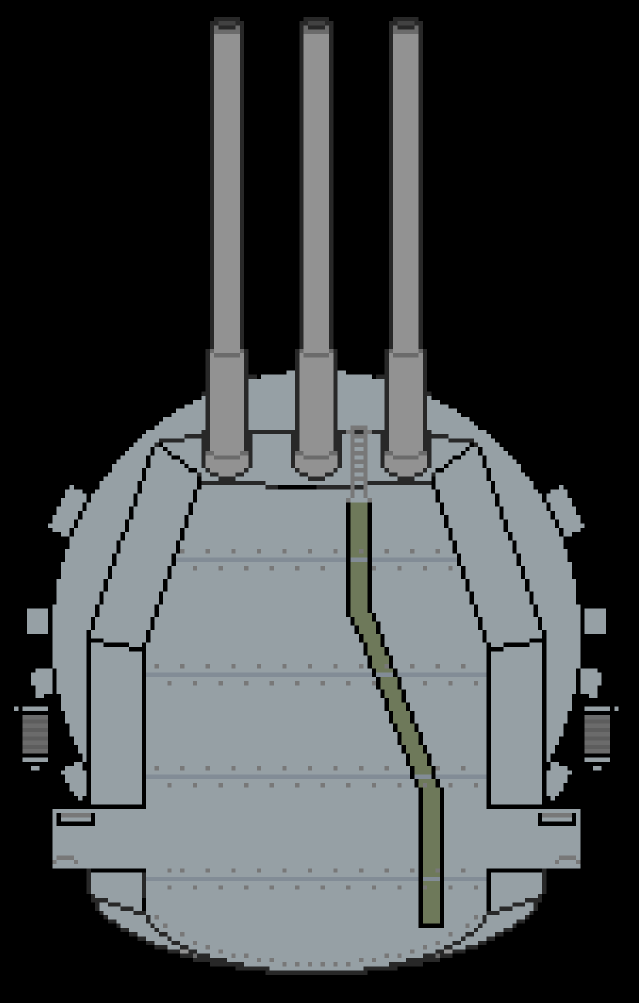
#> input picture utils/graphic/input.png, 1278 x 2006 px (shown at 1/2 size)
$ python draw_analyzer.py
#> lines starting #> are read from the running program, lines starting #| are printed output that depends on the picture; after the words box and inside, x2 and y2 are one past the last pixel; in counts of white or black regions, pixels touching at a corner belong together
import cv2
import numpy as np
import json

def detect_lines(image_path, pixel_scale=1, origin_x=0, origin_y=0):
#> called with image_path = 'input.png', pixel_scale = 1, origin_x = 632, origin_y = 1283
    image = cv2.imread(image_path, cv2.IMREAD_UNCHANGED)
#> image is the input picture: shape (2006, 1278, 4); mean B, G, R, A 71.1, 69.6, 65.9, 128.1
    if image.shape[2] == 4:  # Check if image has alpha channel
        alpha_channel = image[:, :, 3]
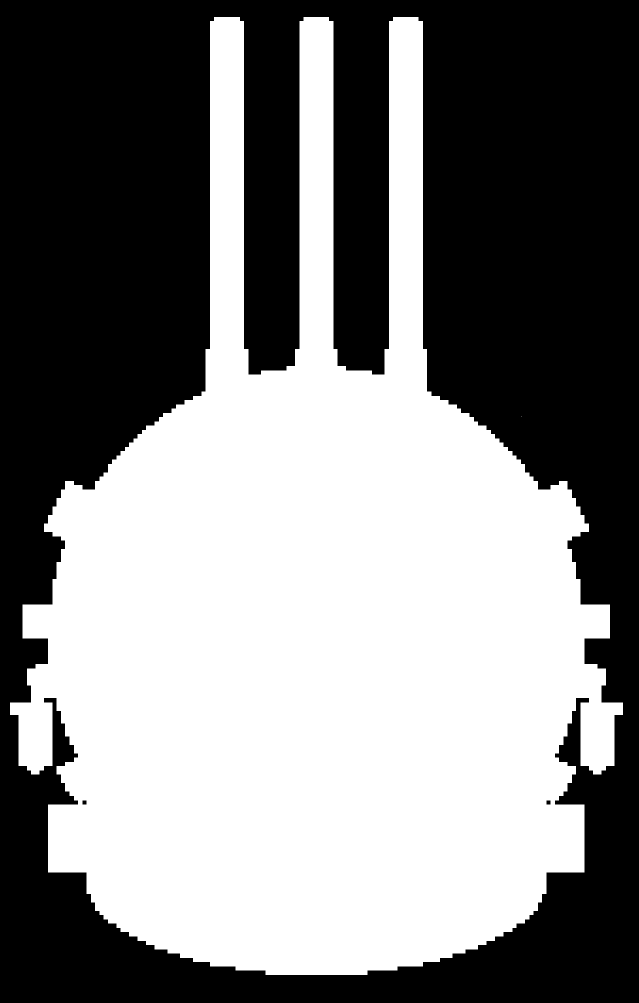
#> alpha_channel: shape (2006, 1278) (shown at 1/2 size); 50.3% white; 3 black regions, box (x1, y1, x2, y2) and area: (0, 0, 1278, 2006) 1275218, (165, 1601, 173, 1609) 64, (1093, 1601, 1101, 1609) 64
        image = image[:, :, :3]
#> image: shape (2006, 1278, 3)
    else:
        alpha_channel = np.ones((image.shape[0], image.shape[1]), dtype=np.uint8) * 255

    height, width, _ = image.shape
#> height = 2006; width = 1278

    line_segments = []
    for y in range(0, height, pixel_scale):
        row = image[y, :]
        alpha_row = alpha_channel[y, :]
        inside_line = False
        x1 = None
        for x in range(width):
            alpha = alpha_row[x]
            if alpha > 0:  # Accept all non-transparent pixels, including white
                if not inside_line:
                    x1 = x
                    inside_line = True
            else:
                if inside_line:
                    x2 = x - 1
                    color = image[y, (x1 + x2) // 2].tolist()
                    line_segments.append({
                        "x1": (x1 - origin_x) // pixel_scale,
                        "y1": (y - origin_y) // pixel_scale,
                        "x2": (x2 - origin_x) // pixel_scale,
                        "y2": (y - origin_y) // pixel_scale,
                        "color": f"#{color[2]:02x}{color[1]:02x}{color[0]:02x}",
                        "border": "true",
                    })
                    inside_line = False
#> after the loop, color = [40, 40, 40]; line_segments = 3703 items; x2 = 734

    return line_segments

def save_to_json(lines, output_path):
    data = {"line_graphic": lines}
    with open(output_path, "w") as f:
        json.dump(data, f, indent=2)

if __name__ == "__main__":
    image_path = "input.png"
    output_path = "output.json"
    pixel_scale = 1  # Example: Treat 4x4 pixels as 1 logical pixel
    origin_x = 632  # Specify the reference point X
    origin_y = 1283  # Specify the reference point Y
    lines = detect_lines(image_path, pixel_scale, origin_x, origin_y)
#> lines = 3703 items
    save_to_json(lines, output_path)
    print("Line extraction complete. JSON saved.")
